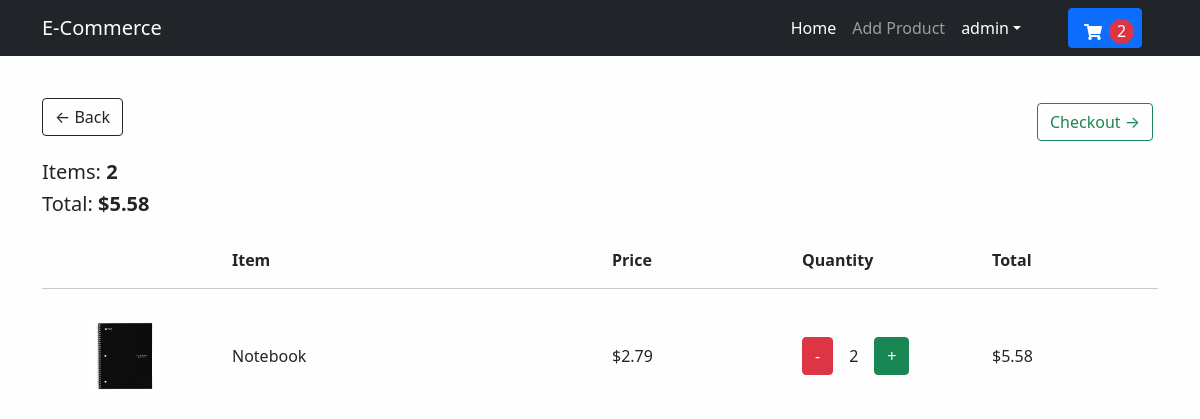
The app's page /cart/ (signed in) with its own data.
### store/models.py (models this page shows, shortened)
class Order(models.Model):
    customer = models.ForeignKey(Customer, on_delete=models.SET_NULL, blank=True, null=True)
    date_ordered = models.DateTimeField(auto_now_add=True)
    complete = models.BooleanField(default=False, null=True, blank=False)
    transaction_id = models.CharField(max_length=200, null=True)
    def __str__(self):
        return str(self.id)
    @property
    def get_cart_total(self):
        orderitems = self.orderitem_set.all()
        total = sum([item.get_total for item in orderitems])
        return total
    @property
    def get_cart_items(self):
        orderitems = self.orderitem_set.all()
        total = sum([item.quantity for item in orderitems])
        return total

class OrderItem(models.Model):
    product = models.ForeignKey(Product, on_delete=models.SET_NULL, blank=True, null=True)
    order = models.ForeignKey(Order, on_delete=models.SET_NULL, blank=True, null=True)
    quantity = models.IntegerField(default=0, null=True, blank=True)
    date_added = models.DateTimeField(auto_now_add=True)
    @property
    def get_total(self):
        total = self.product.price * self.quantity
        return total

class Product(models.Model):
    name = models.CharField(max_length=200, null=True)
    price = models.FloatField()
    digital = models.BooleanField(default=False, null=True, blank=False)
    image = models.ImageField(null=True, blank=True)
    @property
    def imageURL(self):
        try:
            url = self.image.url
        except:
            url = ''
        return url

### store/views.py (the view)
# urls.py: path('cart/', views.cart, name='cart'),
def cart(request):
    data = cartData(request)
    cartItems = data['cartItems']
    items = data['items']
    order = data['order']
    print(order)
    context = {'items':items, 'order':order, 'cartItems': cartItems}
    return render(request, 'store/cart.html', context)

### store/utils.py (called while the page is built)
def cartData(request):
    if request.user.is_authenticated:
        customer = request.user.customer
        order, created = Order.objects.get_or_create(customer=customer, complete=False)
        items = order.orderitem_set.all()
        cartItems = order.get_cart_items
    else:
        cookieData = cookieCart(request)
        cartItems = cookieData['cartItems']
        items = cookieData['items']
        order = cookieData['order']
    return {'cartItems': cartItems, 'order': order, 'items': items}

### templates/store/cart.html (shortened to what this page needs)
{% extends 'base.html' %}
{% load static %}
{% block body %}
    <div class="row">
        <div class="col-lg-12">
            <a href="{% url 'index' %}" class="btn btn-outline-dark">&#x2190; Back</a>
            <a href="{% url 'checkout' %}" class="btn btn-outline-success" style="float:right; margin:5px">Checkout &#8594;</a>
            <br>
            <br>
            <h5>Items: <strong>{{order.get_cart_items}}</strong></h5>
            <h5>Total: <strong>${{order.get_cart_total|floatformat:2}}</strong></h5>
            <br>
            <div class="row">
                <div class="col-2"></div>
                <div class="col-4 fw-bold">Item</div>
                <div class="col-2 fw-bold">Price</div>
                <div class="col-2 fw-bold">Quantity</div>
                <div class="col-2 fw-bold">Total</div>
            </div>
            <hr>
            {% for item in items %}
                <div class="row">
                    <div class="col-2 my-3"><img class="checkout-img" src="{{item.product.imageURL}}" alt="image"></div>
                    <div class="col-4 my-3 my-auto">{{item.product.name}}</div>
                    <div class="col-2 my-3 my-auto">${{item.product.price|floatformat:2}}</div>
                    <div class="col-2 my-3 my-auto">
                        <div class="d-flex">
                            <button data-product={{item.product.id}} data-action="remove" class="btn btn-danger update-cart me-3">-</button>
                            <p class="my-auto">{{item.quantity}}</p>
                            <button data-product={{item.product.id}} data-action="add" class="btn btn-success update-cart ms-3">+</button>
                        </div>
                    </div>
                    <div class="col-2 my-3 my-auto">${{item.get_total|floatformat:2}}</div>
                </div>
            {% endfor%}
        </div>
    </div>
{% endblock %}

### templates/base.html (shortened to what this page needs)
{% load static %}
<!Doctype html>
<html lang="en">
<head>
    <link href="https://cdn.jsdelivr.net/npm/bootstrap@5.1.3/dist/css/bootstrap.min.css" rel="stylesheet">
    <link rel="stylesheet" href="https://cdnjs.cloudflare.com/ajax/libs/font-awesome/5.15.1/css/all.min.css">
    <link rel="stylesheet" href="https://cdn.jsdelivr.net/npm/bootstrap-icons@1.5.0/font/bootstrap-icons.css">
    <link rel="stylesheet" href="{% static 'css/styles.css' %}">
</head>
<body>
<nav class="navbar navbar-expand-lg navbar-dark bg-dark fixed-top ">
    <div class="container">
        <a class="navbar-brand" href="{% url 'index' %}">E-Commerce</a>
        <div class="collapse navbar-collapse" id="navbarSupportedContent">
            <ul class="navbar-nav ms-auto mb-2 mb-lg-0">
                <li class="nav-item">
                    <a class="nav-link active" aria-current="page" href="{% url 'index' %}">Home</a>
                </li>
                {% if user.is_authenticated %}
                    {% if user.is_superuser %}
                    <li class="nav-item">
                        <a class="nav-link" href="{% url 'add-product' %}">Add Product</a>
                    </li>
                    {% endif %}
                    <li class="nav-item dropdown">
                        <a class="nav-link dropdown-toggle active" data-bs-toggle="dropdown" href="#"
                           role="button" aria-expanded="false">{{  user.username}}</a>
                    </li>
                    </ul>
                {% else %}
                    <a class="btn btn-light" href={% url 'login' %}>Login</a>
                    <div class="m-2"></div>
                    <a class="btn btn-light" href={% url 'register' %}>Register</a>
                {% endif %}
                <li>
                    <a href="{% url 'cart' %}" class="btn btn-primary shopping-cart mx-3">
                        <i class="fas fa-shopping-cart text-white"></i>
                        <div id="cart-total" class="bg-danger rounded-circle text-center text-white">{{cartItems}}</div>
                    </a>
                </li>
        </div>
    </div>
</nav>
<div class="container my-5">
    {% block body %}
    {% endblock %}
</div>
</body>
</html>

### static/css/styles.css (style rules this page uses)
body { background-color: #fefefe; padding-top: 50px; }
.shopping-cart { position: relative; height: 40px; padding-left: 60px !important; }
.fa-shopping-cart { position: absolute; top: 15px; left: 15px; pointer-events: none; }
#cart-total { position: absolute; top: 10px; left: 40px; width: 25px; height: 25px; pointer-events: none; }
.checkout-img { position: relative; height: 70px; }
img { max-width: 100%; max-height: 100%; position: absolute; top: 50%; left: 50%; transform: translate(-50%, -50%); }

### records on screen
Order: get_cart_items "2", get_cart_total "5.58"
OrderItem: product.imageURL (picture), product.name "Notebook", product.price "2.79", quantity "2", get_total "5.58"

### other values on screen
{{ user.username }} "admin"
{{ cartItems }} "2"
